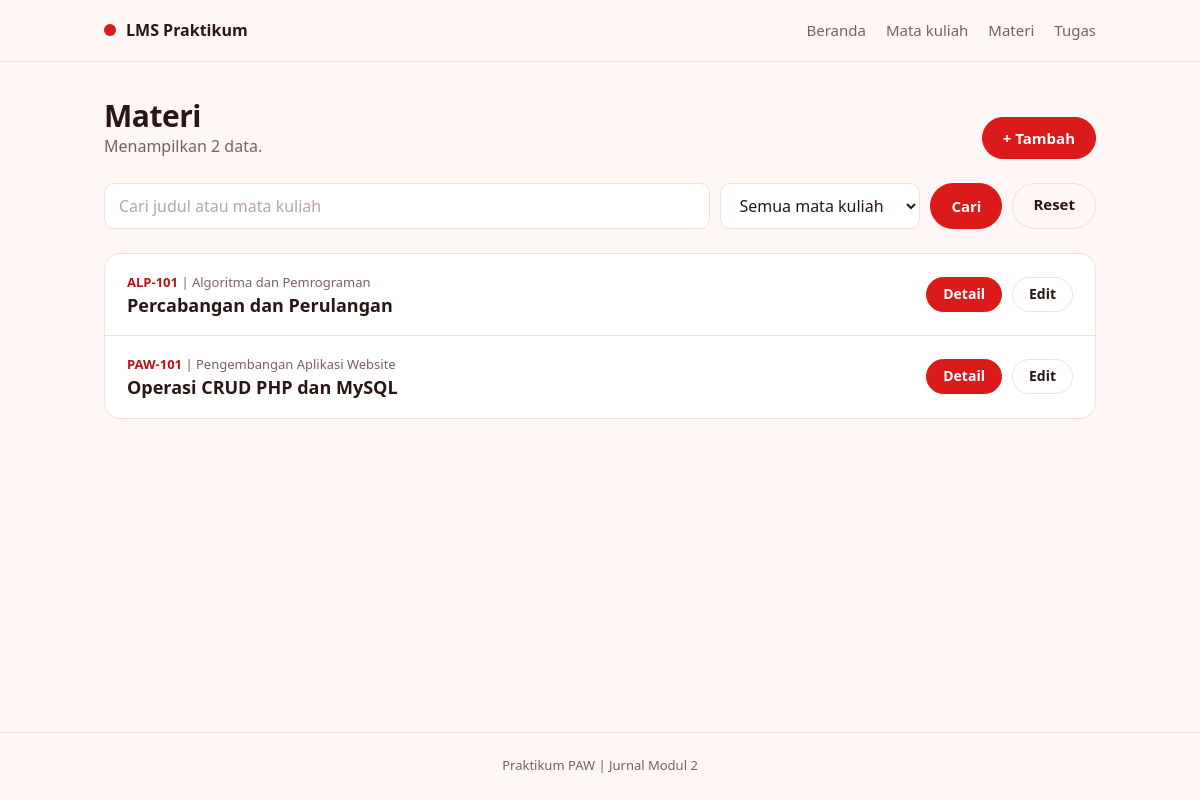
The app's page /materi.php with its own data.
### tables this page shows
CREATE TABLE IF NOT EXISTS materi (
    id INT UNSIGNED AUTO_INCREMENT PRIMARY KEY,
    mata_kuliah_id INT UNSIGNED NOT NULL,
    judul VARCHAR(150) NOT NULL,
    isi TEXT NOT NULL,
    tautan VARCHAR(255) NOT NULL,
    FOREIGN KEY (mata_kuliah_id) REFERENCES mata_kuliah (id) ON DELETE RESTRICT
);

CREATE TABLE IF NOT EXISTS mata_kuliah (
    id INT UNSIGNED AUTO_INCREMENT PRIMARY KEY,
    kode VARCHAR(20) NOT NULL UNIQUE,
    nama VARCHAR(100) NOT NULL,
    dosen VARCHAR(100) NOT NULL,
    semester TINYINT UNSIGNED NOT NULL
);

### functions.php (called while the page is built, shortened)
<?php
function h($teks)
{
    return htmlspecialchars((string) $teks, ENT_QUOTES, 'UTF-8');
}
function input($sumber, $nama)
{
    return '';
}

### materi.php (the view, shortened to what this page needs)
<?php
require 'functions.php';
require 'connect.php';
$aksi = input($_GET, 'aksi');
if (!in_array($aksi, ['tambah', 'detail', 'edit', 'hapus'], true)) {
    $aksi = 'daftar';
}
if ($aksi === 'daftar') {
    $search = input($_GET, 'search');
        $sql = 'SELECT materi.*,
               mata_kuliah.kode AS kode_mk,
               mata_kuliah.nama AS nama_mk
        FROM materi
        JOIN mata_kuliah ON mata_kuliah.id = materi.mata_kuliah_id';
        $params = [];
        $sql .= ' ORDER BY mata_kuliah.kode, materi.judul';
        $stmt = $conn->prepare($sql);
        $stmt->execute($params);
        $daftar_materi = $stmt->get_result()->fetch_all(MYSQLI_ASSOC);
        }
require 'header.php';
?>
<?php if ($aksi === 'daftar'): ?>
    <div class="page-head">
        <div>
            <h1>Materi</h1>
            <p class="muted">Menampilkan <?= count($daftar_materi) ?> data.</p>
        </div>
        <a class="btn" href="materi.php?aksi=tambah">+ Tambah</a>
    </div>
    <form class="toolbar" method="get" action="materi.php">
        <input type="text" name="search" placeholder="Cari judul atau mata kuliah" value="<?= h($search) ?>">
        <select name="mata_kuliah_id">
            <option value="">Semua mata kuliah</option>
        </select>
        <button class="btn" type="submit">Cari</button>
        <a class="btn btn-ghost" href="materi.php">Reset</a>
    </form>
    <?php if (count($daftar_materi) === 0): ?>
        <p class="empty">Data tidak ditemukan.</p>
    <?php else: ?>
        <div class="card list">
            <?php foreach ($daftar_materi as $baris): ?>
                <div class="list-item">
                    <div>
                        <p class="kicker"><span class="code"><?= h($baris['kode_mk']) ?></span> | <?= h($baris['nama_mk']) ?></p>
                        <h2><?= h($baris['judul']) ?></h2>
                    </div>
                    <div class="actions">
                        <a class="btn btn-sm" href="materi.php?aksi=detail&id=<?= (int) $baris['id'] ?>">Detail</a>
                        <a class="btn btn-sm btn-ghost" href="materi.php?aksi=edit&id=<?= (int) $baris['id'] ?>">Edit</a>
                    </div>
                </div>
            <?php endforeach ?>
        </div>
    <?php endif ?>
<?php endif ?>
<?php require 'footer.php'; ?>

### styles.css (style rules this page uses)
:root { --merah: #DB1A1A; --merah-tua: #B91414; --latar: #FFF6F6; --putih: #FFFFFF; --merah-muda: #FDE9E9; --garis: #F4DDDD; --teks: #2B1616; --teks-pudar: #7A6060; }
* { box-sizing: border-box; }
body { margin: 0; background: var(--latar); color: var(--teks); font: 16px/1.55 system-ui, -apple-system, "Segoe UI", Roboto, Arial, sans-serif; }
h1, h2, p, dl, dd { margin: 0; }
h1 { font-size: 30px; line-height: 1.2; letter-spacing: -0.5px; overflow-wrap: anywhere; }
h2 { font-size: 18px; line-height: 1.3; overflow-wrap: anywhere; }
.muted { color: var(--teks-pudar); }
.btn { display: inline-block; padding: 11px 20px; border: 1px solid var(--merah); border-radius: 999px; background: var(--merah); color: #fff; font: inherit; font-size: 15px; font-weight: 600; line-height: 1.2; text-align: center; text-decoration: none; cursor: pointer; }
.btn-sm { padding: 8px 16px; font-size: 14px; }
.btn-ghost { background: transparent; border-color: var(--garis); color: var(--teks); }
.actions { display: flex; flex-wrap: wrap; gap: 10px; margin-top: 24px; }
input, select, textarea { width: 100%; height: 46px; padding: 0 14px; border: 1px solid var(--garis); border-radius: 10px; background: var(--putih); color: var(--teks); font: inherit; }
input::placeholder { color: #B9A3A3; }
.toolbar { display: flex; gap: 10px; margin: 24px 0; }
.toolbar input { flex: 1; }
.toolbar select { width: 200px; }
.card { background: var(--putih); border: 1px solid var(--garis); border-radius: 16px; }
.page-head { display: flex; align-items: flex-end; justify-content: space-between; gap: 16px; }
.list { margin-top: 16px; overflow: hidden; }
.list-item { display: flex; align-items: center; justify-content: space-between; gap: 16px; padding: 18px 22px; color: var(--teks); text-decoration: none; }
.list-item + .list-item { border-top: 1px solid var(--garis); }
.list-item .actions { flex: none; margin-top: 0; }
.kicker { margin-bottom: 2px; color: var(--teks-pudar); font-size: 13px; overflow-wrap: anywhere; }
.code { color: var(--merah-tua); font-weight: 600; }

### records on screen
materi: mata_kuliah.kode "ALP-101", mata_kuliah.nama "Algoritma dan Pemrograman", judul "Percabangan dan Perulangan"
materi: mata_kuliah.kode "PAW-101", mata_kuliah.nama "Pengembangan Aplikasi Website", judul "Operasi CRUD PHP dan MySQL"

### other values on screen
count($daftar_materi) "2"
